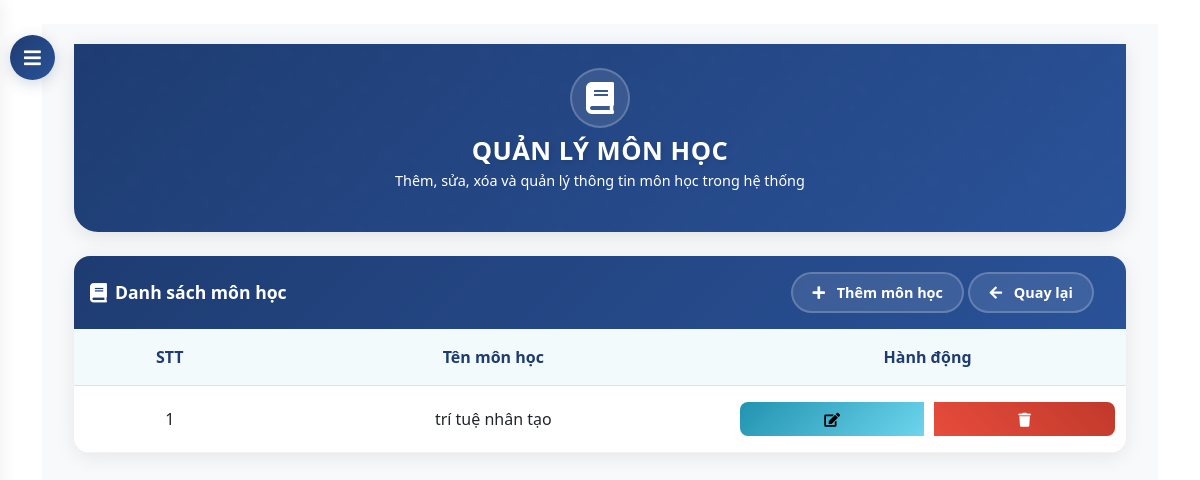
The app's page /dashboard/subjects/ (signed in), older data.
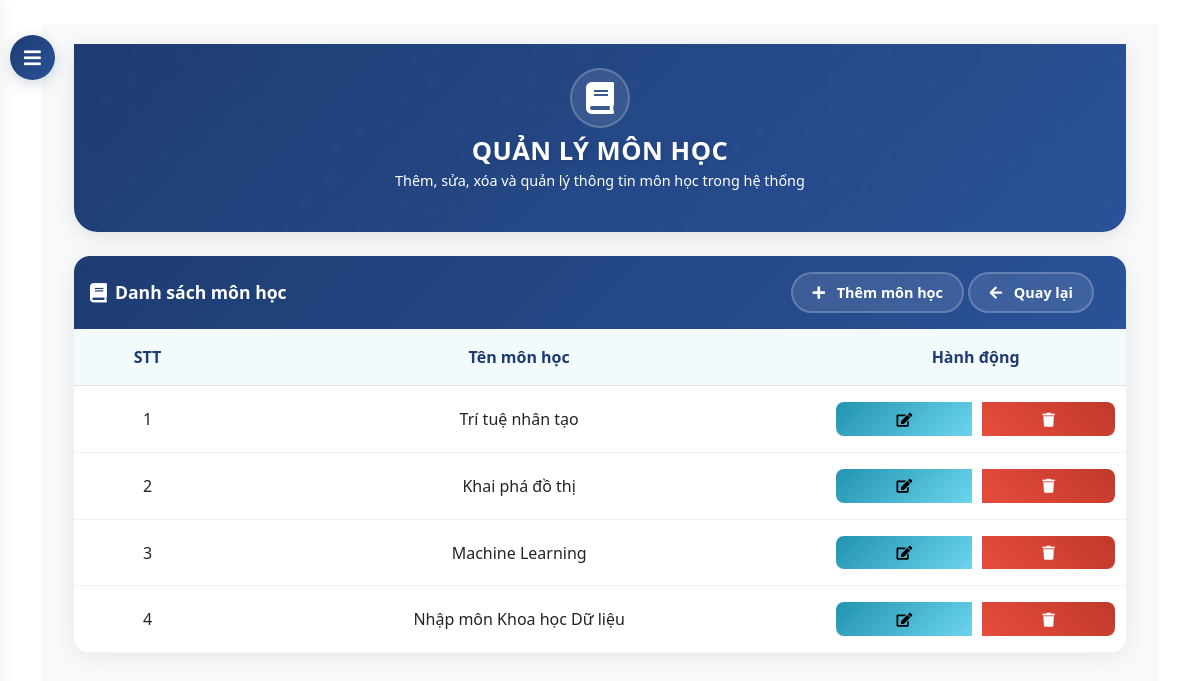
The same page, newer data.
### core/models.py (models this page shows, shortened)
class Subject(models.Model):
    name = models.CharField(max_length=100)

### core/views.py (the view)
# urls.py: path('dashboard/subjects/', views.subject_list, name='subject_list'),
@login_required
@user_passes_test(is_admin)
def subject_list(request):
    subjects = Subject.objects.all()
    return render(request, 'core/admin/subject_list.html', {'subjects': subjects})

### core/views.py (called while the page is built)
def is_admin(user):
    return user.is_superuser

### templates/core/admin/subject_list.html (shortened to what this page needs)
{% extends 'base.html' %}
{% block content %}
<button id="sidebarCollapse">
    <i class="fas fa-bars"></i>
</button>
<div id="content">
    <div class="container-fluid">
        <div class="hero-section">
            <div class="container">
                <div class="row justify-content-center text-center">
                    <div class="col-md-8">
                        <div class="hero-icon">
                            <i class="fas fa-book"></i>
                        </div>
                        <h1 class="hero-title">QUẢN LÝ MÔN HỌC</h1>
                        <p class="hero-subtitle">Thêm, sửa, xóa và quản lý thông tin môn học trong hệ thống</p>
                    </div>
                </div>
            </div>
        </div>
        <div class="subject-card">
            <div class="card-header d-flex justify-content-between align-items-center">
                <div class="d-flex align-items-center">
                    <h4 class="mb-0">
                        <i class="fas fa-book"></i>
                        Danh sách môn học
                    </h4>
                </div>
                <div>
                    <a href="{% url 'subject_create' %}" class="btn btn-add">
                        <i class="fas fa-plus"></i>
                        Thêm môn học
                    </a>
                    <a href="{% url 'admin_dashboard' %}" class="btn btn-back">
                        <i class="fas fa-arrow-left"></i>
                        Quay lại
                    </a>
                </div>
            </div>
            <div class="card-body">
                {% if subjects %}
                <div class="table-responsive">
                    <table class="table">
                        <thead>
                            <tr>
                                <th>STT</th>
                                <th>Tên môn học</th>
                                <th>Hành động</th>
                            </tr>
                        </thead>
                        <tbody>
                            {% for subject in subjects %}
                            <tr>
                                <td>{{ forloop.counter }}</td>
                                <td>{{ subject.name }}</td>
                                <td>
                                    <div class="btn-group">
                                        <a href="{% url 'subject_edit' subject.id %}" class="btn btn-info btn-sm">
                                            <i class="fas fa-edit"></i>
                                        </a>
                                        <button class="btn btn-danger btn-sm" onclick="openModal('{{ subject.id }}', '{{ subject.name }}')">
                                            <i class="fas fa-trash"></i>
                                        </button>
                                    </div>
                                </td>
                            </tr>
                            {% endfor %}
                        </tbody>
                    </table>
                </div>
                {% else %}
                <div class="alert alert-info">
                    <i class="fas fa-info-circle me-2"></i> Chưa có môn học nào trong hệ thống.
                </div>
                {% endif %}
            </div>
        </div>
    </div>
</div>
{% endblock %}

Row changes from the older to the newer data that the page shows:
changed Subject: name "trí tuệ nhân tạo" → "Trí tuệ nhân tạo"
added Subject: name "Khai phá đồ thị"
added Subject: name "Machine Learning"
added Subject: name "Nhập môn Khoa học Dữ liệu"
